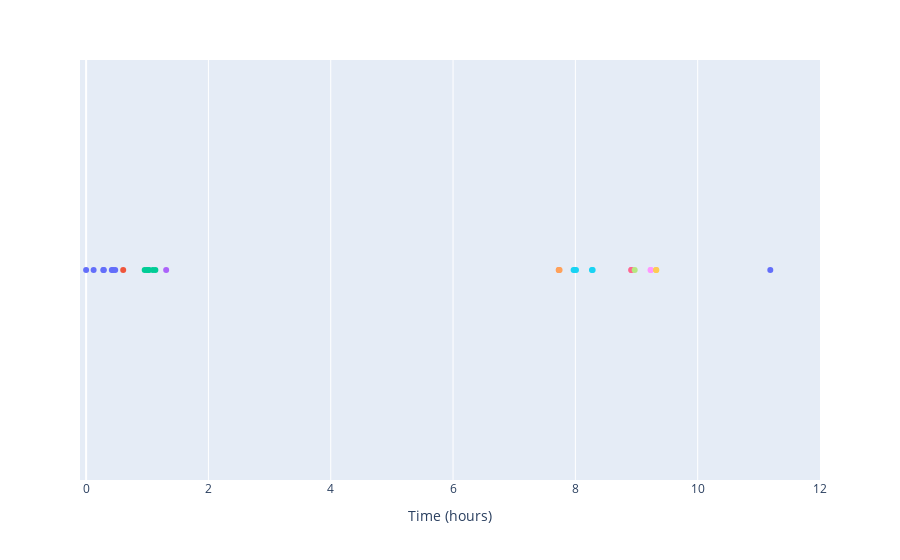

The notebook cell this image was saved under:
### Markdown cell above
#### sessions with a 20 seconds sleep time threshold without individually defined 0.01-infrequent apps

### Code cell
fig = px.scatter(user_0_20s_without_infrequent[user_0_20s_without_infrequent.start_time_hours<=12], x="start_time_hours", y=np.ones(user_0_20s_without_infrequent[user_0_20s_without_infrequent.start_time_hours<=12].shape[0]),color=
                'session_20',height=200)
fig.update_layout(
    xaxis_title="Time (hours)",
    yaxis_title="",showlegend=False)
fig.update_layout(xaxis_range=[-0.1,12])
fig.update_yaxes(visible=False)
fig.show()

### Figure 1 — Plotly figure (JSON) as saved in the notebook; plotly's stock layout.template omitted (floating-point values rounded to 4 significant figures)
{"data": [{"hovertemplate": "session_20=0<br>start_time_hours=%{x}<br>y=%{y}<extra></extra>", "legendgroup": "0", "marker": {"color": "#636efa", "symbol": "circle"}, "mode": "markers", "name": "0", "orientation": "v", "showlegend": true, "type": "scatter", "x": [0, 0.1225, 0.2811, 0.2894, 0.42, 0.4394, 0.4756], "xaxis": "x", "y": [1, 1, 1, 1, 1, 1, 1], "yaxis": "y"}, {"hovertemplate": "session_20=1<br>start_time_hours=%{x}<br>y=%{y}<extra></extra>", "legendgroup": "1", "marker": {"color": "#EF553B", "symbol": "circle"}, "mode": "markers", "name": "1", "orientation": "v", "showlegend": true, "type": "scatter", "x": [0.6064], "xaxis": "x", "y": [1], "yaxis": "y"}, {"hovertemplate": "session_20=2<br>start_time_hours=%{x}<br>y=%{y}<extra></extra>", "legendgroup": "2", "marker": {"color": "#00cc96", "symbol": "circle"}, "mode": "markers", "name": "2", "orientation": "v", "showlegend": true, "type": "scatter", "x": [0.9581, 0.9942, 1.019, 1.025, 1.091, 1.132], "xaxis": "x", "y": [1, 1, 1, 1, 1, 1], "yaxis": "y"}, {"hovertemplate": "session_20=3<br>start_time_hours=%{x}<br>y=%{y}<extra></extra>", "legendgroup": "3", "marker": {"color": "#ab63fa", "symbol": "circle"}, "mode": "markers", "name": "3", "orientation": "v", "showlegend": true, "type": "scatter", "x": [1.309], "xaxis": "x", "y": [1], "yaxis": "y"}, {"hovertemplate": "session_20=4<br>start_time_hours=%{x}<br>y=%{y}<extra></extra>", "legendgroup": "4", "marker": {"color": "#FFA15A", "symbol": "circle"}, "mode": "markers", "name": "4", "orientation": "v", "showlegend": true, "type": "scatter", "x": [7.728, 7.731, 7.742], "xaxis": "x", "y": [1, 1, 1], "yaxis": "y"}, {"hovertemplate": "session_20=5<br>start_time_hours=%{x}<br>y=%{y}<extra></extra>", "legendgroup": "5", "marker": {"color": "#19d3f3", "symbol": "circle"}, "mode": "markers", "name": "5", "orientation": "v", "showlegend": true, "type": "scatter", "x": [7.971, 7.991, 8.01, 8.271, 8.283], "xaxis": "x", "y": [1, 1, 1, 1, 1], "yaxis": "y"}, {"hovertemplate": "session_20=6<br>start_time_hours=%{x}<br>y=%{y}<extra></extra>", "legendgroup": "6", "marker": {"color": "#FF6692", "symbol": "circle"}, "mode": "markers", "name": "6", "orientation": "v", "showlegend": true, "type": "scatter", "x": [8.914, 8.917], "xaxis": "x", "y": [1, 1], "yaxis": "y"}, {"hovertemplate": "session_20=7<br>start_time_hours=%{x}<br>y=%{y}<extra></extra>", "legendgroup": "7", "marker": {"color": "#B6E880", "symbol": "circle"}, "mode": "markers", "name": "7", "orientation": "v", "showlegend": true, "type": "scatter", "x": [8.97], "xaxis": "x", "y": [1], "yaxis": "y"}, {"hovertemplate": "session_20=8<br>start_time_hours=%{x}<br>y=%{y}<extra></extra>", "legendgroup": "8", "marker": {"color": "#FF97FF", "symbol": "circle"}, "mode": "markers", "name": "8", "orientation": "v", "showlegend": true, "type": "scatter", "x": [9.23, 9.233], "xaxis": "x", "y": [1, 1], "yaxis": "y"}, {"hovertemplate": "session_20=9<br>start_time_hours=%{x}<br>y=%{y}<extra></extra>", "legendgroup": "9", "marker": {"color": "#FECB52", "symbol": "circle"}, "mode": "markers", "name": "9", "orientation": "v", "showlegend": true, "type": "scatter", "x": [9.32, 9.323], "xaxis": "x", "y": [1, 1], "yaxis": "y"}, {"hovertemplate": "session_20=10<br>start_time_hours=%{x}<br>y=%{y}<extra></extra>", "legendgroup": "10", "marker": {"color": "#636efa", "symbol": "circle"}, "mode": "markers", "name": "10", "orientation": "v", "showlegend": true, "type": "scatter", "x": [11.19], "xaxis": "x", "y": [1], "yaxis": "y"}], "layout": {"autosize": true, "legend": {"title": {"text": "session_20"}, "tracegroupgap": 0}, "margin": {"t": 60}, "showlegend": false, "xaxis": {"anchor": "y", "domain": [0, 1], "range": [-0.1, 12], "title": {"text": "Time (hours)"}, "type": "linear"}, "yaxis": {"anchor": "x", "autorange": true, "domain": [0, 1], "range": [0, 2], "title": {"text": ""}, "type": "linear", "visible": false}}}
